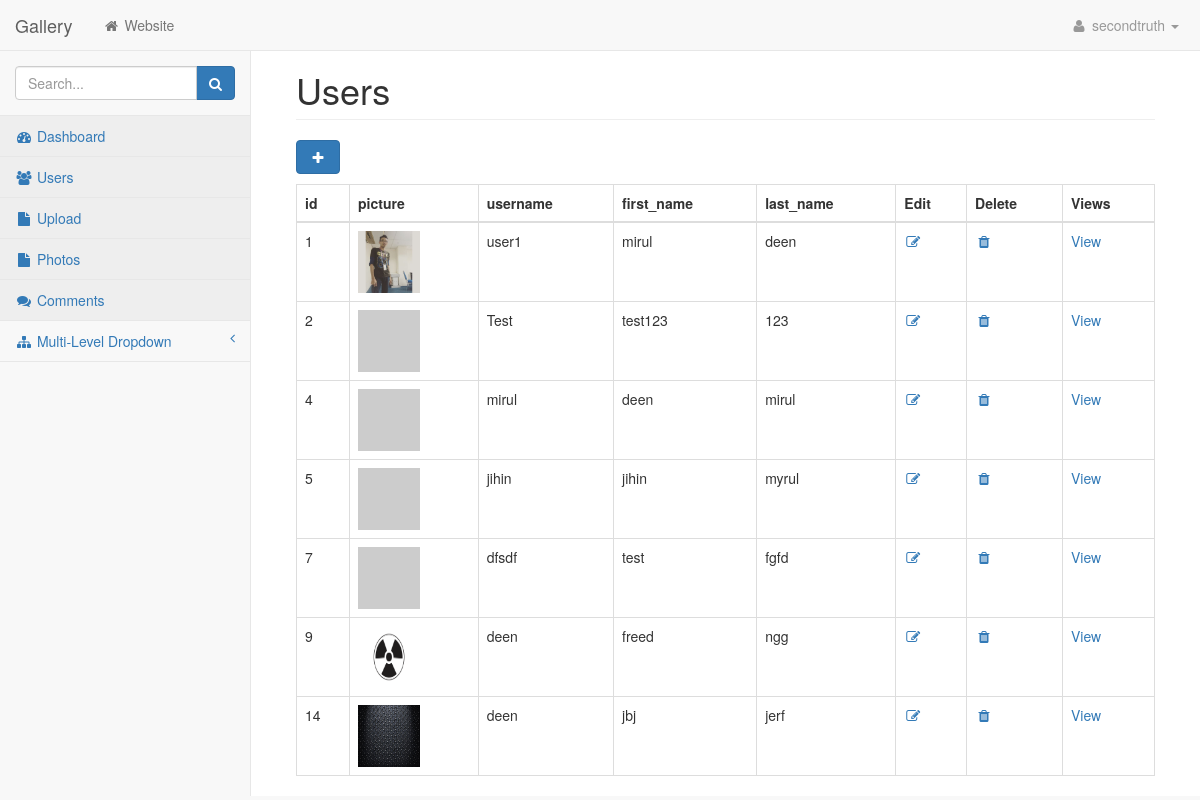
The page /admin/users.php (signed in) on the database its author committed.
### tables this page shows
CREATE TABLE `users` (
  `id` int(11) NOT NULL,
  `username` varchar(255) NOT NULL,
  `password` varchar(255) NOT NULL,
  `first_name` varchar(255) NOT NULL,
  `last_name` varchar(255) NOT NULL,
  `user_image` varchar(255) NOT NULL
);

### admin/includes/database.php (called while the page is built, shortened)
<?php
class Database {
	public $connection;
	public function open_db_connection() {
		$this->connection = new mysqli(DB_HOST, DB_USER, DB_PASS, DB_NAME);
	}
	public function query($sql) {
		$result = $this->connection->query($sql);
		return $result;
	}
}
$database = new Database();
 ?>

### admin/includes/db_object.php (called while the page is built, shortened)
<?php
class Db_object {
	public static function find_all() {
		return static::find_by_query("SELECT * FROM " . static::$db_table . " ");
	}
	public static function find_by_query($sql) {
		global $database;
		$result_set = $database->query($sql);
		$the_object_array = array();
		while($row = mysqli_fetch_array($result_set)) {
			$the_object_array[] = static::instantation($row);
		}
		return $the_object_array;
	}
	public static function instantation($record){
		$obj = new $calling_class;
		foreach ($record as $attribute => $value) {
			if($obj->has_the_attribute($attribute)) {
					$obj->$attribute = $value;
				}
		}
	    return $obj;
	}
	private function has_the_attribute($attribute) {
		return property_exists($this, $attribute);
	}
}

### admin/includes/user.php (called while the page is built, shortened)
<?php
class User extends Db_object {
	public $user_image;
	public $upload_directory = "uploads/users";
	public $image_placeholder = "http://placehold.it/400x400&text=image";
	public function image_path_and_placeholder() {
		return empty($this->user_image) ? $this->image_placeholder : $this->upload_directory .DS. $this->user_image;
	}
}
 ?>

### admin/users.php (the view, shortened to what this page needs)
<?php include("includes/header.php"); ?>
    <nav class="navbar navbar-default navbar-fixed-top" role="navigation">
        <?php include("includes/top_nav.php"); ?>
        <?php include("includes/side_nav.php"); ?>
    </nav>
    <div id="page-wrapper">
        <div class="container-fluid">
            <div class="row">
                <div class="col-lg-12">
                    <h1 class="page-header">Users</h1>
                </div>
                <div class="col-lg-12">
                    <p><a href="add_user.php" class="btn btn-primary"><i class="fa fa-plus fa-fw"></i></a></p>
                    <table class="table table-bordered table-hover">
                        <thead>
                            <tr>
                                <th>id</th>
                                <th>picture</th>
                                <th>username</th>
                                <th>first_name</th>
                                <th>last_name</th>
                                <th>Edit</th>
                                <th>Delete</th>
                                <th>Views</th>
                            </tr>
                        </thead>
                        <tbody>
                            <?php
                            $users = User::find_all();
                            foreach ($users as $user) {
                                ?>
                                <tr>
                                    <td><?php echo $user->id; ?></td>
                                    <td>
                                        <img src="<?php echo $user->image_path_and_placeholder(); ?>" class="user_image">
                                    </td>
                                    <td><?php echo $user->username; ?></td>
                                    <td><?php echo $user->first_name; ?></td>
                                    <td><?php echo $user->last_name; ?></td>
                                    <td><a href="edit_user.php?id=<?php echo $user->id; ?>"><i class="fa fa-edit fa-fw"></i></a></td>
                                    <td><a onClick="javascript: return confirm('Are you sure you want to delete this user')" href="delete_user.php?id=<?php echo $user->id; ?>"><i class="fa fa-trash fa-fw"></i></a></td>
                                    <td><a href="#">View</a></td>
                                </tr>
                                <?php
                            }
                             ?>
                        </tbody>
                    </table>
                </div>
            </div>
        </div>
    </div>
<?php include("includes/footer.php"); ?>

### admin/css/startmin.css (style rules this page uses)
body { background-color: #f8f8f8; }
#page-wrapper { padding: 30px 15px 0 15px; min-height: 568px; background-color: #fff; }
@media (min-width:768px) { #page-wrapper { position: inherit; margin-left: 250px; padding: 30px 30px 0 30px; border-left: 1px solid #e7e7e7; } }

### admin/css/styles.css (style rules this page uses)
.user_image { width: 62px; height: 62px; }

### rows shown on the page
users: id "1", user_image (picture), username "user1", first_name "mirul", last_name "deen"
users: id "2", username "Test", first_name "test123", last_name "123"
users: id "4", username "mirul", first_name "deen", last_name "mirul"
users: id "5", username "jihin", first_name "jihin", last_name "myrul"
users: id "7", username "dfsdf", first_name "test", last_name "fgfd"
users: id "9", user_image (picture), username "deen", first_name "freed", last_name "ngg"
users: id "14", user_image (picture), username "deen", first_name "jbj", last_name "jerf"
